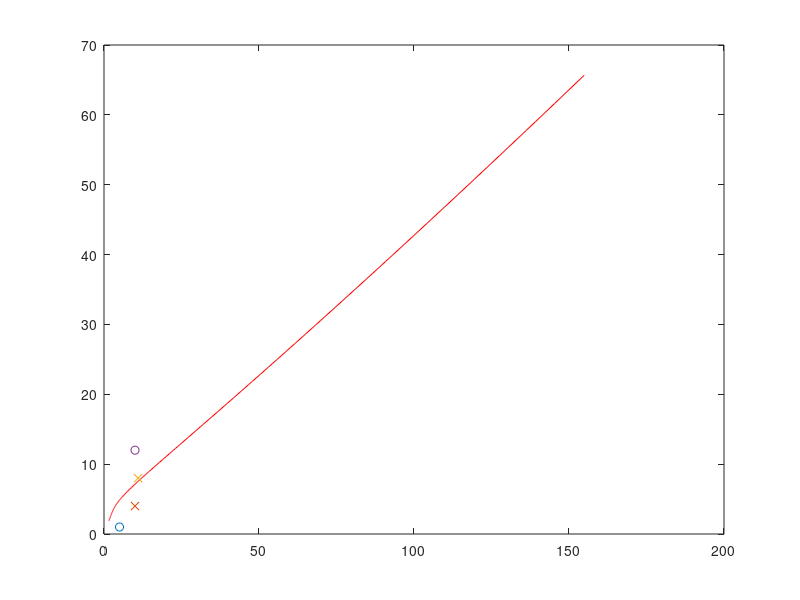

This chart was generated by the following MATLAB code: (Note: this script raises an error after producing the figure.)
 % DATOS DE ENTRADA:

% Puntos objetivo:
p0=[5,1]; % P Inicial
pP=[10,4];% pP=[11,6]; P Despegue
pI=[11,8];% P Asentamiento
pF=[10,12];% P Final

% tiempo para cada segmento:
t1=2;
t2=3;
t3=2;

% --------------------------------------------------------

% Calculo de los tiempos intermedios:
t0=0;
tP=t0+t1;
tI=t0+t1+t2;
tF=t0+t1+t2+t3;


% MATRIZ CON LAS ECUACIONES QUE HAY QUE RESOLVER:

% Se resuelve la matriz general mostrada en el ejemplo:

M=[    t0^3,   t0^2,   t0,  1,        0,      0,     0,  0
      3*t0^2,   2*t0,   1,  0,        0,      0,     0,  0
      3*2*t0,      2,   0,  0,        0,      0,     0,  0
           0,      0,   0,  0,     tF^3,   tF^2,    tF,  1
           0,      0,   0,  0,   3*tF^2,   2*tF,     1,  0
           0,      0,   0,  0,   3*2*tF,      2,     0,  0
        tP^3,   tP^2,  tP,  1,        0,      0,     0,  0
        tI^3,   tI^2,  tI,  1,        0,      0,     0,  0];
    
M2=[     t0^5,    t0^4,    t0^3,    t0^2,      t0,       1,       0,       0,       0,       0,       0,       0
       5*t0^4,  4*t0^3,  3*t0^2,    2*t0,       1,       0,       0,       0,       0,       0,       0,       0
      20*t0^3, 12*t0^2,    6*t0,       2,       0,       0,       0,       0,       0,       0,       0,       0
            0,       0,       0,       0,       0,       0,    tF^5,    tF^4,    tF^3,    tF^2,      tF,       1
            0,       0,       0,       0,       0,       0,  5*tF^4,  4*tF^3,  3*tF^2,    2*tF,       1,       0
            0,       0,       0,       0,       0,       0, 20*tF^3, 12*tF^2,    6*tF,       2,       0,       0
         tP^5,    tP^4,    tP^3,    tP^2,      tP,       1,   -tP^5,   -tP^4,   -tP^3,   -tP^2,     -tP,      -1
       5*tP^4,  4*tP^3,  3*tP^2,    2*tP,       1,       0, -5*tP^4, -4*tP^3, -3*tP^2,   -2*tP,      -1,       0
         tI^5,    tI^4,    tI^3,    tI^2,      tI,       1,   -tI^5,   -tI^4,   -tI^3,   -tI^2,     -tI,      -1
       5*tI^4,  4*tI^3,  3*tI^2,    2*tI,       1,       0, -5*tI^4, -4*tI^3, -3*tI^2,   -2*tI,      -1,       0
         tP^5,    tP^4,    tP^3,    tP^2,      tP,       1,       0,       0,       0,       0,       0,       0
         tI^5,    tI^4,    tI^3,    tI^2,      tI,       1,       0,       0,       0,       0,       0,       0];



%M=[      t0^6,    t0^5,    t0^4,    t0^3,    t0^2,      t0,       1,       0,       0,       0,       0,       0,       0,       0
%       6*t0^5,  5*t0^4,  4*t0^3,  3*t0^2,    2*t0,       1,       0,       0,       0,       0,       0,       0,       0,       0
%      30*t0^4, 20*t0^3, 12*t0^2,    6*t0,       2,       0,       0,       0,       0,       0,       0,       0,       0,       0
%            0,       0,       0,       0,       0,       0,       0,    tF^6,    tF^5,    tF^4,    tF^3,    tF^2,      tF,       1
%            0,       0,       0,       0,       0,       0,       0,  6*tF^5,  5*tF^4,  4*tF^3,  3*tF^2,    2*tF,       1,       0
%            0,       0,       0,       0,       0,       0,       0, 30*tF^4, 20*tF^3, 12*tF^2,    6*tF,       2,       0,       0
%         tP^6,    tP^5,    tP^4,    tP^3,    tP^2,      tP,       1,   -tP^6,   -tP^5,   -tP^4,   -tP^3,   -tP^2,     -tP,      -1
%       6*tP^5,  5*tP^4,  4*tP^3,  3*tP^2,    2*tP,       1,       0, -6*tP^5, -5*tP^4, -4*tP^3, -3*tP^2,   -2*tP,      -1,       0
%      30*tP^4, 20*tP^3, 12*tP^2,    6*tP,       2,       0,       0,-30*tP^4,-20*tP^3,-12*tP^2,   -6*tP,      -2,       0,       0
%        tI^6,    tI^5,    tI^4,    tI^3,    tI^2,      tI,       1,   -tI^6,   -tI^5,   -tI^4,   -tI^3,   -tI^2,     -tI,      -1
%       6*tI^5,  5*tI^4,  4*tI^3,  3*tI^2,    2*tI,       1,       0, -6*tI^5, -5*tI^4, -4*tI^3, -3*tI^2,   -2*tI,      -1,       0
%      30*tI^4, 20*tI^3, 12*tI^2,    6*tI,       2,       0,       0,-30*tI^4,-20*tI^3,-12*tI^2,   -6*tI,      -2,       0,       0
%         tP^6,    tP^5,    tP^4,    tP^3,    tP^2,      tP,       1,       0,       0,       0,       0,       0,       0,       0
%         tI^6,    tI^5,    tI^4,    tI^3,    tI^2,      tI,       1,       0,       0,       0,       0,       0,       0,       0];


Ax=[p0(1), 0, 0, pF(1), 0, 0, pP(1), pI(1)]';
Ay=[p0(2), 0, 0, pF(2), 0, 0, pP(2), pI(2)]';
%Bx=[p0(1), 0, 0, pF(1), 0, 0, 0, 0, 0, 0, pP(1), pI(1)]';
%By=[p0(2), 0, 0, pF(2), 0, 0, 0, 0, 0, 0, pP(2), pI(2)]';

% RESOLVER LAS ECUACIONES:

% Ecuacion:  M*pX=Bx
M
Ax
pX=M\Ax

% Ecuacion:  M*pY=By

pY=M\Ay


% SOLUCION PARA CADA VARIABLE (X,Y)

% Coeficientes de X e Y para las curvas 1 y 2:
pX1=pX
%pX2=pX(6:9)
%pX3=pX(10:14)
pY1=pY
%pY2=pY(6:9)
%pY3=pY(10:14)

% ----------------------------------------------------

% CALCULO DE LOS PUNTOS (DIBUJO):

% Calculo de la curva, la velocidad y la aceleraci�n:
t1=t0:0.01:tP;
t2=tP:0.01:tI;
t3=tI:0.01:tF;

% Posicion:
x1=polyval(pX1,t1);
y1=polyval(pY1,t1);
%x2=polyval(pX2,t2);
%y2=polyval(pY2,t2);
%x3=polyval(pX3,t3);
%y3=polyval(pY3,t3);
figure
plot(x1,y1,'r',p0(1),p0(2),'o',pP(1),pP(2),'x',pI(1),pI(2),'x',pF(1),pF(2),'o')
% Velocidad:
dpX1=polyder(pX1);
dpY1=polyder(pY1);
dpX2=polyder(pX2);
dpY2=polyder(pY2);
dpX3=polyder(pX3);
dpY3=polyder(pY3);

dx1=polyval(dpX1,t1);
dy1=polyval(dpY1,t1);
dx2=polyval(dpX2,t2);
dy2=polyval(dpY2,t2);
dx3=polyval(dpX3,t3);
dy3=polyval(dpY3,t3);

% Aceleraci�n:
ddpX1=polyder(dpX1);
ddpY1=polyder(dpY1);
ddpX2=polyder(dpX2);
ddpY2=polyder(dpY2);
ddpX3=polyder(dpX3);
ddpY3=polyder(dpY3);

ddx1=polyval(ddpX1,t1);
ddy1=polyval(ddpY1,t1);
ddx2=polyval(ddpX2,t2);
ddy2=polyval(ddpY2,t2);
ddx3=polyval(ddpX3,t3);
ddy3=polyval(ddpY3,t3);

% Dibujo de la soluci�n:

figure
plot(x1,y1,'r',x2,y2,'b',x3,y3,'r',p0(1),p0(2),'o',pP(1),pP(2),'x',pI(1),pI(2),'x',pF(1),pF(2),'o')
%plot(x1,y1,'r',x2,y2,'b',p0(1),p0(2),'o',pP(1),pP(2),'x',pF(1),pF(2),'o')

rectangle('Position', [5 , 5 , 3 , 4])
title('Curvas 1 (rojo), 2 (azul) y 3 (rojo)');

figure
subplot(3,2,1), plot(t1,x1,'r',t2,x2,'b'),title('x(t)')
subplot(3,2,2), plot(t1,y1,'r',t2,y2,'b'),title('y(t)')
subplot(3,2,3), plot(t1,dx1,'r',t2,dx2,'b'),title('dx(t)')
subplot(3,2,4), plot(t1,dy1,'r',t2,dy2,'b'),title('dy(t)')
subplot(3,2,5), plot(t1,ddx1,'r',t2,ddx2,'b'),title('ddx(t)')
subplot(3,2,6), plot(t1,ddy1,'r',t2,ddy2,'b'),title('ddy(t)')

